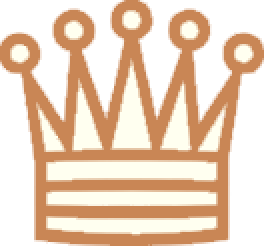
#> input picture streamlit/queen-thumbnail.png, 132 x 123 px, found by its file name (shown 2 times larger)
$ python queens.py
#> lines starting #> are read from the running program, lines starting #| are printed output that depends on the picture
import numpy as np
import matplotlib.pyplot as plt
import matplotlib as mpl

class NQueensProblem:
    """This class encapsulates the N-Queens problem
    """

    def __init__(self, numOfQueens):
        """
        :param numOfQueens: the number of queens in the problem
        """
        self.numOfQueens = numOfQueens

    def __len__(self):
        """
        :return: the number of queens
        """
        return self.numOfQueens

    def getViolationsCount(self, positions):
        """
        Calculates the number of violations in the given solution
        Since the input contains unique indices of columns for each row, no row or column violations are possible,
        Only the diagonal violations need to be counted.
        :param positions: a list of indices corresponding to the positions of the queens in each row
        :return: the calculated value
        """

        if len(positions) != self.numOfQueens:
            raise ValueError("size of positions list should be equal to ", self.numOfQueens)

        violations = 0

        # iterate over every pair of queens and find if they are on the same diagonal:
        for i in range(len(positions)):
            for j in range(i + 1, len(positions)):

                # first queen in pair:
                column1 = i
                row1 = positions[i]

                # second queen in pair:
                column2 = j
                row2 = positions[j]

                # look for diagonal threat for th ecurrent pair:
                if abs(column1 - column2) == abs(row1 - row2):
                    violations += 1

        return violations

    def plotBoard(self, positions):
        """
        Plots the positions of the queens on the board according to the given solution
        :param positions: a list of indices corresponding to the positions of the queens in each row.
        """

        if len(positions) != self.numOfQueens:
            raise ValueError("size of positions list should be equal to ", self.numOfQueens)

        fig, ax = plt.subplots()

        # start with the board's squares:
        board = np.zeros((self.numOfQueens, self.numOfQueens))
        # change color of every other square:
        board[::2, 1::2] = 1
        board[1::2, ::2] = 1

        # draw the squares with two different colors:
        ax.imshow(board, interpolation='none', cmap=mpl.colors.ListedColormap(['#ffc794', '#4c2f27']))

        # read the queen image thumbnail and give it a spread of 70% of the square dimensions:
        queenThumbnail = plt.imread('queen-thumbnail.png')
#> queenThumbnail is the input picture: shape (123, 132, 4) float32; mean R, G, B, A 0.555, 0.443, 0.349, 0.606
        thumbnailSpread = 0.70 * np.array([-1, 1, -1, 1]) / 2  # spread is [left, right, bottom, top]

        # iterate over the queen positions - i is the row, j is the column:
        for i, j in enumerate(positions):
            # place the thumbnail on the matching square:
            ax.imshow(queenThumbnail, extent=[j, j, i, i] + thumbnailSpread)

        # show the row and column indexes:
        ax.set(xticks=list(range(self.numOfQueens)), yticks=list(range(self.numOfQueens)))

        ax.axis('image')   # scale the plot as square-shaped

        return plt


# testing the class:
def main():
    # create a problem instance:
    nQueens = NQueensProblem(8)

    # a known good solution:
    #solution = [5, 0, 4, 1, 7, 2, 6, 3]

    # a solution with 3 violations:
    solution = [1, 2, 7, 5, 0, 3, 4, 6]

    print("Number of violations = ", nQueens.getViolationsCount(solution))

    plot = nQueens.plotBoard(solution)
    plot.show()
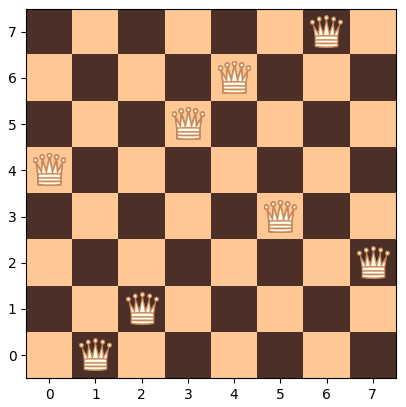
#> figure drawn by matplotlib, 1 panel
    # st.pyplot(plot)


if __name__ == "__main__":
    main()
